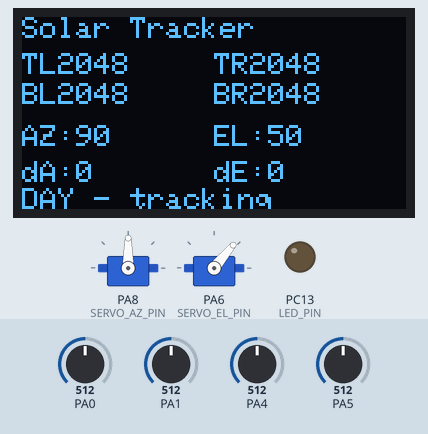
Simulated run of this sketch. Board: STM32 Blue Pill. Shown: 2 × servo, 128×64 one-colour display, output pins drawn as LEDs (lit = HIGH). The inputs (shaded band) are chosen by the test bench; at power-on: PA0 = 512, PA1 = 512, PA5 = 512, PA4 = 512 (analog values on the 0–1023 scale). What the sketch prints to the serial monitor is not drawn.

Above: at 1.4 s.
1.5 s: PA0 set to 528
At 2.06 s:
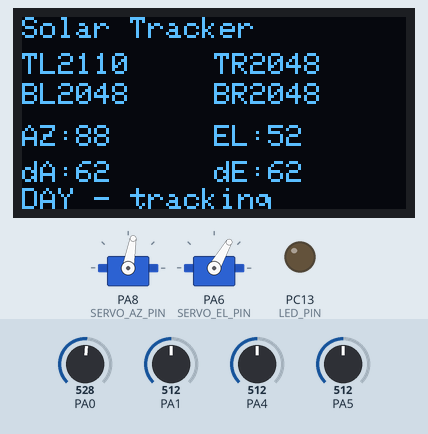
3.4 s: PA1 set to 525
At 5.0 s:
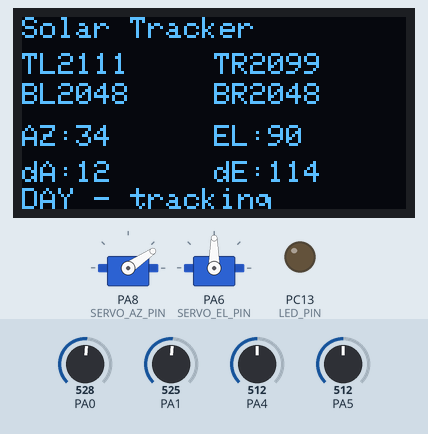
5.3 s: PA5 set to 487
At 7.1 s:
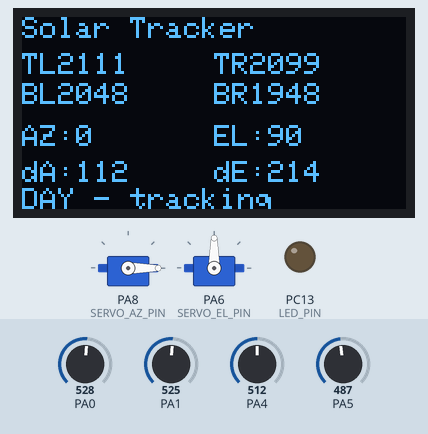
7.4 s: PA4 set to 716
At 7.79 s:
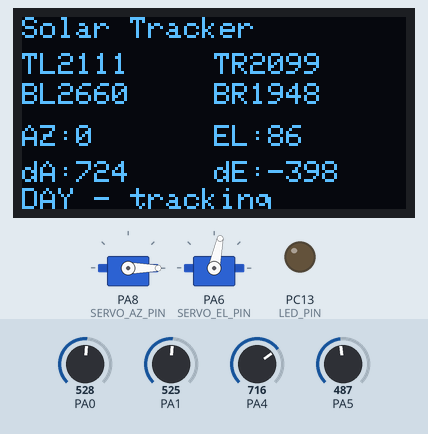
9.4 s: PA0 set to 170
At 9.61 s:
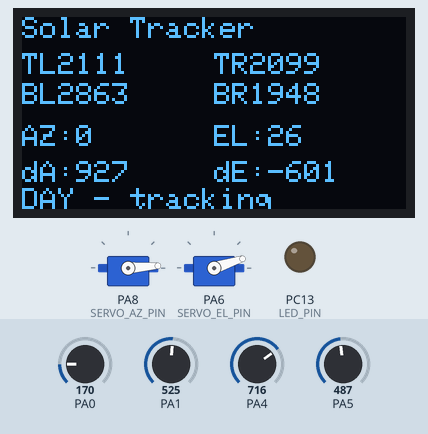
11.3 s: PA4 set to 170
At 16.1 s:
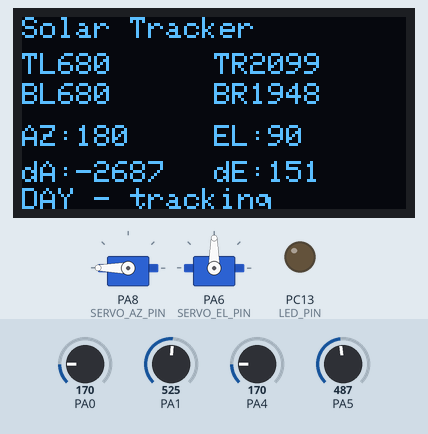
Timing chart, 0 to 16.6 s (numbered marks = the images above; inputs shaded):
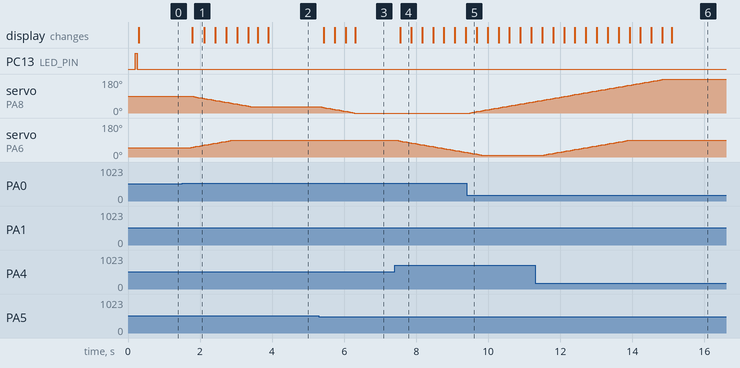

The sketch:

SolarTracker.ino
```cpp
/*
 * Dual-Axis Solar Tracker - STM32F103 (Blue Pill)  [project build]
 * ------------------------------------------------------------------
 * Four quadrant LDRs sense the brightest direction. The firmware
 * filters the readings, computes horizontal (azimuth) and vertical
 * (elevation) errors and drives two hobby servos toward the light
 * with a proportional, dead-banded response. Angle limits protect the
 * mechanics and a dark threshold parks the panel at night.
 *
 * Design goals: precise, jitter-free tracking and a control loop that
 * never stalls. If the OLED proves slow (bad I2C wiring), the firmware
 * auto-detects it at boot and disables the display so tracking stays
 * fast -- it keeps working, just without the screen.
 *
 * Target : STM32F103C8/CB (Blue Pill), STM32duino core
 * Build  : arduino-cli compile --fqbn STMicroelectronics:stm32:GenF1:pnum=BLUEPILL_F103CB
 * Flash  : via the ESP8266 SWD probe (see host/flash_stm32.py)
 *
 * Pin map
 *   LDR top-left     PA0   (ADC1_IN0)   3.3V -- LDR -- pin -- 10k -- GND
 *   LDR top-right    PA1   (ADC1_IN1)
 *   LDR bottom-left  PA4   (ADC1_IN4)
 *   LDR bottom-right PA5   (ADC1_IN5)
 *   Servo azimuth    PA8   (horizontal)
 *   Servo elevation  PA6   (vertical)
 *   OLED SDA / SCL   PB7 / PB6   (I2C1, SSD1306 128x64 @0x3C)
 *   Debug serial     PA9 (TX) / PA10 (RX)   USART1, 115200
 *   Status LED       PC13  (active low, on-board)
 */

#include <Wire.h>
#include <Adafruit_GFX.h>
#include <Adafruit_SSD1306.h>
#include <Servo.h>

/* ---------------- Build options ---------------- */
#define ENABLE_OLED        1        /* 0 = compile out the display entirely */
#define SERIAL_BAUD        115200

/* ---------------- Pin map ---------------- */
#define LDR_TL_PIN   PA0
#define LDR_TR_PIN   PA1
#define LDR_BL_PIN   PA4
#define LDR_BR_PIN   PA5
#define SERVO_AZ_PIN PA8
#define SERVO_EL_PIN PA6
#define LED_PIN      PC13

/* ---------------- Sensing ---------------- */
#define LDR_SAMPLES        9        /* odd; median rejects glitches          */
#define LDR_EMA_SHIFT      1        /* EMA smoothing: 0 = off, 1 = 1/2, 2 = 1/4.
                                      Keep light: the median of 9 already rejects
                                      spikes, and a heavy EMA lags the error enough
                                      to make the panel overshoot into a limit cycle
                                      (oscillate) instead of settling at balance. */

/* ---------------- Control ---------------- */
#define UPDATE_MS          60       /* control-loop period (ms)              */
#define DEADBAND           60       /* ADC counts: ignore smaller errors     */
#define AZ_GAIN_DIV        40       /* step degrees = |err|/DIV (+1, capped) */
#define EL_GAIN_DIV        40
#define AZ_MAX_STEP_DEG    2        /* max degrees moved per update. 2 deg @ 60 ms
                                      = 33 deg/s: fast enough to follow the sun,
                                      slow enough that the (small) filter delay
                                      cannot carry the panel past the balance point. */
#define EL_MAX_STEP_DEG    2

/* ---------------- Limits (degrees) ---------------- */
#define AZ_MIN             0
#define AZ_MAX             180
#define EL_MIN             10
#define EL_MAX             90
#define AZ_CENTER          90       /* power-on azimuth                      */
#define EL_CENTER          50       /* power-on elevation                    */

#define AZ_INVERT          1        /* flip to -1 if an axis turns the wrong way */
#define EL_INVERT          1

/* ---------------- Day / night ---------------- */
#define NIGHT_ON           120      /* brightest LDR below this -> night     */
#define NIGHT_OFF          260      /* rises above this to wake (hysteresis) */
#define PARK_AZ            90       /* night rest position                   */
#define PARK_EL            10

/* ---------------- OLED ---------------- */
#define OLED_ADDR          0x3C
#define SCREEN_W           128
#define SCREEN_H           64
#define OLED_UPDATE_MS     250      /* display refresh period                */
#define OLED_SLOW_MS       300      /* a single refresh slower than this = disable */

/* ---------------- Globals ---------------- */
Servo servoAz;
Servo servoEl;
#if ENABLE_OLED
Adafruit_SSD1306 display(SCREEN_W, SCREEN_H, &Wire, -1);
bool oledOk = false;
#endif

int azAngle = AZ_CENTER;
int elAngle = EL_CENTER;
bool night = false;

int tl, tr, bl, br;             /* filtered readings (for display/serial) */
int ldrInit = 0;                /* count of readings used to seed the EMA  */

uint32_t lastUpdate = 0;
uint32_t lastDisplay = 0;

/* ---------------- Sensing ---------------- */
/* Median of LDR_SAMPLES raw reads -- rejects single-sample spikes. */
static uint16_t readMedian(uint8_t pin)
{
  uint16_t s[LDR_SAMPLES];
  for (uint8_t i = 0; i < LDR_SAMPLES; i++)
    s[i] = analogRead(pin);
  for (uint8_t i = 1; i < LDR_SAMPLES; i++) {      /* insertion sort */
    uint16_t k = s[i];
    int8_t j = i - 1;
    while (j >= 0 && s[j] > k) { s[j + 1] = s[j]; j--; }
    s[j + 1] = k;
  }
  return s[LDR_SAMPLES / 2];
}

/* Exponential moving average to smooth the display/control input. */
static int smoothen(int prev, int x)
{
#if LDR_EMA_SHIFT > 0
  return prev + ((x - prev) >> LDR_EMA_SHIFT);
#else
  return x;
#endif
}

/* ---------------- OLED ---------------- */
#if ENABLE_OLED
static void updateDisplay(int azErr, int elErr)
{
  if (!oledOk)
    return;

  display.clearDisplay();
  display.setTextSize(1);
  display.setTextColor(SSD1306_WHITE);

  display.setCursor(0, 0);
  display.print(F("Solar Tracker"));

  display.setCursor(0, 12);
  display.print(F("TL")); display.print(tl);
  display.setCursor(64, 12);
  display.print(F("TR")); display.print(tr);

  display.setCursor(0, 22);
  display.print(F("BL")); display.print(bl);
  display.setCursor(64, 22);
  display.print(F("BR")); display.print(br);

  display.setCursor(0, 36);
  display.print(F("AZ:")); display.print(azAngle);
  display.setCursor(64, 36);
  display.print(F("EL:")); display.print(elAngle);

  display.setCursor(0, 48);
  display.print(F("dA:")); display.print(azErr);
  display.setCursor(64, 48);
  display.print(F("dE:")); display.print(elErr);

  display.setCursor(0, 57);
  display.print(night ? F("NIGHT - parked") : F("DAY - tracking"));

  display.display();
}
#endif

/* ---------------- Setup ---------------- */
void setup()
{
  Serial.begin(SERIAL_BAUD);
  delay(200);

  pinMode(LED_PIN, OUTPUT);
  digitalWrite(LED_PIN, HIGH);          /* LED off (active low) */

  analogReadResolution(12);

  servoAz.attach(SERVO_AZ_PIN);
  servoEl.attach(SERVO_EL_PIN);
  servoAz.write(azAngle);
  servoEl.write(elAngle);

#if ENABLE_OLED
  Wire.begin();
  Wire.setClock(400000);
  oledOk = display.begin(SSD1306_SWITCHCAPVCC, OLED_ADDR);
  if (oledOk) {
    display.clearDisplay();
    display.setTextSize(1);
    display.setTextColor(SSD1306_WHITE);
    display.setCursor(0, 0);
    display.println(F("Solar Tracker"));
    display.println(F("Booting..."));
    uint32_t t0 = millis();
    display.display();
    uint32_t dt = millis() - t0;
    if (dt > OLED_SLOW_MS) {
      /* I2C is stalling (usually missing pull-ups / long wires). Drop the
       * display so the control loop stays fast and precise. */
      oledOk = false;
    }
  }
#endif

  Serial.println();
  Serial.println(F("Solar Tracker ready"));
#if ENABLE_OLED
  if (!oledOk)
    Serial.println(F("WARN: OLED skipped (not found or I2C too slow - add 4.7k pull-ups)"));
#endif
}

/* ---------------- Main loop ---------------- */
void loop()
{
  uint32_t now = millis();

  if (now - lastUpdate < UPDATE_MS)
    return;
  lastUpdate = now;

  /* 1. Sense (median + EMA) */
  int ntl = readMedian(LDR_TL_PIN);
  int ntr = readMedian(LDR_TR_PIN);
  int nbl = readMedian(LDR_BL_PIN);
  int nbr = readMedian(LDR_BR_PIN);

  if (ldrInit < 8) {                    /* seed the filter quickly */
    tl = ntl; tr = ntr; bl = nbl; br = nbr;
    ldrInit++;
  } else {
    tl = smoothen(tl, ntl);
    tr = smoothen(tr, ntr);
    bl = smoothen(bl, nbl);
    br = smoothen(br, nbr);
  }

  /* 2. Errors:  + = light to the left / top */
  int azErr = (tl + bl) - (tr + br);
  int elErr = (tl + tr) - (bl + br);

  /* 3. Day / night with hysteresis */
  int maxLdr = max(max(tl, tr), max(bl, br));
  if (night && maxLdr > NIGHT_OFF)      night = false;
  else if (!night && maxLdr < NIGHT_ON) night = true;

  /* 4. Target angles (proportional within the dead-band) */
  int azTarget = azAngle;
  int elTarget = elAngle;

  if (night) {
    azTarget = PARK_AZ;
    elTarget = PARK_EL;
  } else {
    if (abs(azErr) > DEADBAND) {
      int dir = (azErr > 0) ? -1 : +1;                 /* toward brighter side */
      int mag = min(abs(azErr) / AZ_GAIN_DIV + 1, AZ_MAX_STEP_DEG);
      azTarget = azAngle + dir * mag * AZ_INVERT;
    }
    if (abs(elErr) > DEADBAND) {
      int dir = (elErr > 0) ? +1 : -1;                 /* top brighter -> raise */
      int mag = min(abs(elErr) / EL_GAIN_DIV + 1, EL_MAX_STEP_DEG);
      elTarget = elAngle + dir * mag * EL_INVERT;
    }
  }

  azTarget = constrain(azTarget, AZ_MIN, AZ_MAX);
  elTarget = constrain(elTarget, EL_MIN, EL_MAX);

  /* 5. Actuate only on change */
  if (azTarget != azAngle || elTarget != elAngle) {
    azAngle = azTarget;
    elAngle = elTarget;
    servoAz.write(azAngle);
    servoEl.write(elAngle);
  }

  digitalWrite(LED_PIN, night ? HIGH : LOW);   /* on while tracking */

  /* 6. Report */
  if (now - lastDisplay >= OLED_UPDATE_MS) {
    lastDisplay = now;
#if ENABLE_OLED
    updateDisplay(azErr, elErr);
#endif
    Serial.print(F("TL=")); Serial.print(tl);
    Serial.print(F(" TR=")); Serial.print(tr);
    Serial.print(F(" BL=")); Serial.print(bl);
    Serial.print(F(" BR=")); Serial.print(br);
    Serial.print(F(" dA=")); Serial.print(azErr);
    Serial.print(F(" dE=")); Serial.print(elErr);
    Serial.print(F(" AZ=")); Serial.print(azAngle);
    Serial.print(F(" EL=")); Serial.print(elAngle);
    Serial.println(night ? F(" [NIGHT]") : F(" [DAY]"));
  }
}
```

Measured:
- the behaviour switches between 527 and 528 on PA0 (found by bisection; images 0 and 1)
- the behaviour switches between 512 and 513 on PA1 (found by bisection; images 1 and 2)
- the behaviour switches between 500 and 499 on PA5 (found by bisection; images 2 and 3)
- after the input at 1.5 s, servo on PA8 (SERVO_AZ_PIN): moves from 90° to 34° over 1.6 s, starting after 0.26 s; servo on PA6 (SERVO_EL_PIN): moves from 50° to 90° over 1.2 s, starting after 0.26 s; the display: changes after 0.28 s (image 1)
- after the input at 3.4 s, servo on PA8 (SERVO_AZ_PIN): stays 34° (without the input it goes to 32° after 0.05 s)
- after the input at 5.3 s, servo on PA8 (SERVO_AZ_PIN): moves from 34° to 0° over 0.97 s, starting at once; the display: first changes after 0.13 s (image 3 shows a later state)
- after the input at 7.4 s, servo on PA6 (SERVO_EL_PIN): moves from 90° to 24° over 1.9 s, starting at once; the display: changes after 0.16 s (image 4)
- after the input at 9.4 s, servo on PA8 (SERVO_AZ_PIN): moves from 0° to 60° over 1.8 s, starting after 0.10 s
- after the input at 11.3 s, servo on PA6 (SERVO_EL_PIN): moves from 10° to 90° over 2.4 s, starting after 0.26 s
